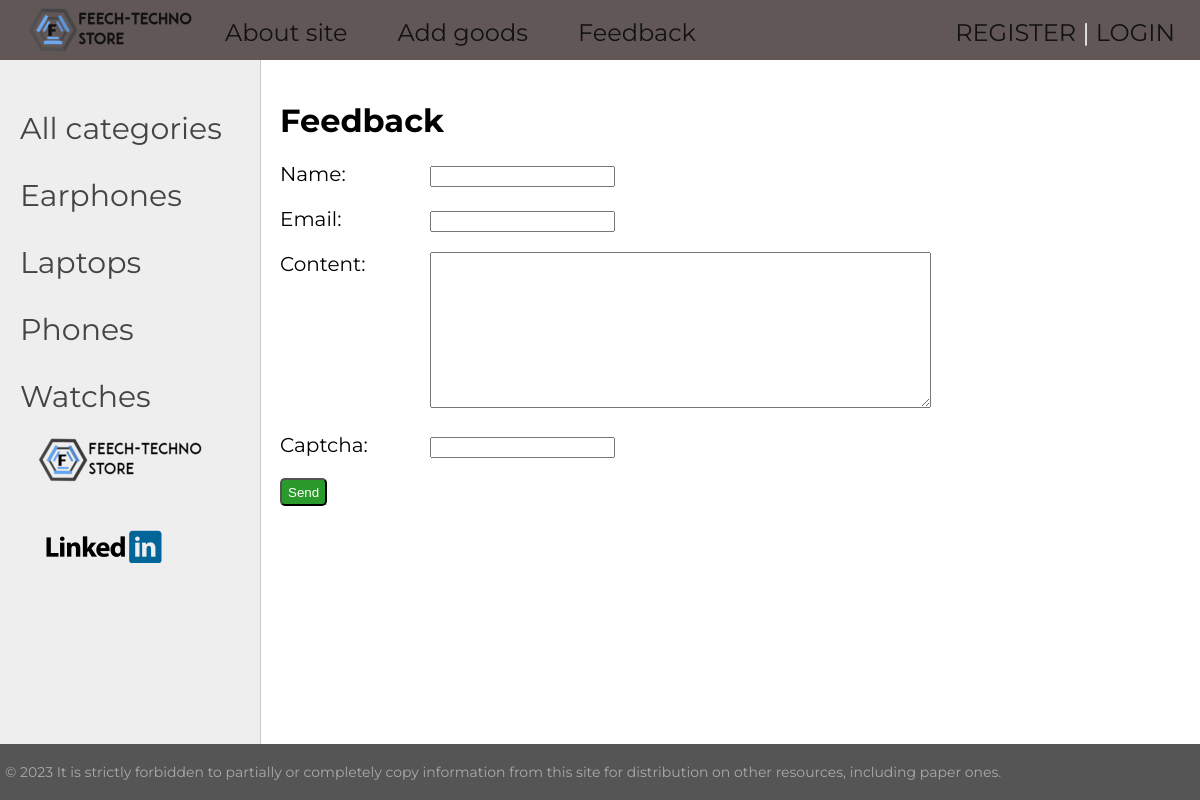
Page /contact/ on the committed database.
### shop/models.py (models this page shows, shortened)
class Category(models.Model):
    name = models.CharField(max_length=100, db_index=True, verbose_name='category')
    slug = models.SlugField(max_length=255, unique=True, db_index=True, verbose_name='URL')
    def get_absolute_url(self):
        return reverse('category', kwargs={'cat_slug': self.slug})
    class Meta:
        verbose_name = 'Categories'
        verbose_name_plural = 'Categories'
        ordering = ['id']  # sort category in 'id'

### shop/views.py (the view, shortened to what this page needs)
# urls.py: path('contact/', ContactFormView.as_view(), name='contact'),
class ContactFormView(DataMixin, FormView):
    form_class = ContactForm
    template_name = 'shop/contact.html'
    success_url = reverse_lazy('home')
    def get_context_data(self, *, object_list=None, **kwargs):
        context = super().get_context_data(**kwargs)
        c_def = self.get_user_context(title='Feedback')
        return dict(list(c_def.items()) + list(context.items()))

### shop/forms.py
class ContactForm(forms.Form):
    name = forms.CharField(label='Name', max_length=255)
    email = forms.EmailField(label='Email')
    content = forms.CharField(widget=forms.Textarea(attrs={'cols': 60, 'rows': 10}))
    captcha = CaptchaField()

### shop/utils.py (called while the page is built)
    def get_user_context(self, **kwargs):
        context = kwargs
        cats = Category.objects.annotate(Count('shop'))
        user_menu = menu.copy()
        if not self.request.user.is_authenticated:
            user_menu.pop(1)
        context['menu'] = menu
        context['cats'] = cats
        if 'cat_selected' not in context:
            context['cat_selected'] = 0
        return context

### shop/templates/shop/contact.html (shortened to what this page needs)
{% extends 'shop/base.html' %}
{% block content %}
    <h1>{{ title }}</h1>
    <form action="" method="post">
        {% for f in form %}
            <p><label class="form-label" for="{{ f.id_for_label }}">{{ f.label }}:</label>{{ f }}</p>
        {% endfor %}
        <button class="button-for-fb" type="submit">Send</button>
    </form>
{% endblock %}

### shop/templates/shop/base.html (shortened to what this page needs)
{% load static %}
{% load shop_tags %}
{% load cache %}
<!DOCTYPE html>
<html lang="en">
<head>
    <link type="text/css" href="{% static 'shop/css/styles.css' %}" rel="stylesheet"/>
</head>
<body>
<table class="table-page" border=0 cellpadding="0" cellspacing="0">
    <tr>
        <td valign=top>
            {% block mainmenu %}
                <div class="header">
                    <ul id="mainmenu" class="mainmenu">
                        <li class="logo"><a href="{% url 'home' %}">
                            <div class="logo"></div>
                        </a></li>
                        {% for m in menu %}
                            <li><a href="{% url m.url_name %}">{{ m.title }}</a></li>
                        {% endfor %}
                        {% if request.user.is_authenticated %}
                            <li class="last">
                                {{ user.username }} | <a href="{% url 'logout' %}">LOGOUT</a>
                            </li>
                        {% else %}
                            <li class="last">
                                <a href="{% url 'register' %}">{{ m.title }}REGISTER</a> | <a href="{% url 'login' %}">LOGIN</a>
                            </li>
                        {% endif %}
                    </ul>
                </div>
            {% endblock mainmenu %}
            <table class="table-content" border=0 cellpadding="0" cellspacing="0">
                <tr>
                    <td valign="top" class="left-chapters">
                        <ul id="leftchapters">
                            {% if cat_selcted == 0 %}
                                <li class="selected">All categories</li>
                            {% else %}
                                <li><a href="{% url 'home' %}">All categories</a></li>
                            {% endif %}
                            {% for c in cats %}
                                {% if c.shop__count > 0 %}
                                    {% if c.pk == cat_selected %}
                                        <li class="selected">{{ c.name }}</li>
                                    {% else %}
                                        <li><a href="{{ c.get_absolute_url }}">{{ c.name }}</a></li>
                                    {% endif %}
                                {% endif %}
                            {% endfor %}
                            <li class="share">
                                <a class="share-yt"
                                   target="_blank" rel="nofollow"></a>
                            </li>
                            <li class="share">
                                <a class="linkin"
                                   target="_blank" rel="nofollow"
                                   href="https://www.linkedin.com/in/artem-gavriliuk-719106263/"></a>
                            </li>
                        </ul>
                    </td>
                    <td valign="top" class="content">
                        <div class="content-text">
                            {% block content %}
                            {% endblock %}
                        </div>
                    </td>
                </tr>
            </table>
        </td>
    </tr>
    <tr>
        <td valign=top>
            <div id="footer">
                <p>&copy; 2023 It is strictly forbidden to partially or completely copy information from this site for
                    distribution on other resources, including paper ones.</p>
            </div>
        </td>
    </tr>
</table>
</body>
</html>

### shop/static/shop/css/styles.css (style rules this page uses)
html, body { font-family: 'Montserrat', sans-serif; margin: 0; padding: 0; height: 100%; width: 100%; color: #444; }
a { color: #0059b2; text-decoration: none; }
.table-page { width: 100%; height: 100%; vertical-align: top; }
.table-page tr { height: 100%; }
.header { position: sticky; background: #574b4b; height: 60px; top: 0; opacity: 0.93; }
.header li { opacity: 1; }
.logo { background: url('../images/logo1.png') no-repeat 10px 5px; width: 200px; height: 70px; }
ul.mainmenu { list-style: none; margin: 0; padding: 0; height: 60px; color: #000000; font-size: 24px; overflow: hidden; }
ul.mainmenu li { float: left; margin: 18px 25px 0 25px; }
ul.mainmenu li.logo { margin: 0; }
ul.mainmenu li.last { float: right; color: #ffffff }
ul.mainmenu li a { color: #000000; text-decoration: none; }
.table-content { width: 100%; min-height: 100%; height: 100%; }
.left-chapters { position: fixed; margin: 0; background: #eee; border-right: 1px solid #ccc; min-height: 100%; }
.left-chapters ul { width: 230px; min-height: 100%; margin: 0; padding: 20px 10px 10px 20px; list-style: none; font-size: 30px; }
.left-chapters ul li { margin: 30px 0 0 0; color: #999; }
.left-chapters ul li a { color: #444; text-decoration: none; }
.left-chapters ul li.share { margin: 20px 0 0 0; }
.left-chapters ul li.share a { display: inline-block; width: 40px; height: 40px; margin: 0 20px 0 0; }
.left-chapters ul li.share a.share-yt { width: 100%; height: 60px; background: url('../images/logo1.png') no-repeat 0 0 }
.left-chapters ul li.share a.linkin { margin-left: 20px; margin-top: -40px; width: 100%; display: inline-block; height: 80px; background: url('../images/294671_linkedin_icon.png') no-repeat 0 0 }
.content { padding: 20px 20px 10px 250px; width: 100%; box-sizing: border-box; }
.content-text { margin: 15px 0 0 30px; color: #000; font-size: 20px; font-family: 'Montserrat', sans-serif; }
.content-text h1 { font-size: 32px; }
#footer { box-sizing: border-box; position: relative; background: #555555; padding: 5px; color: #aaa; font-size: 14px; font-family: 'Montserrat', sans-serif; text-align: left; overflow: hidden; }
.form-label { display: inline-block; min-width: 150px; vertical-align: top; }
.search form button, .button-for-fb, .button-login, .button-add { height: 28px; background-color: #299a2b; color: white; border-radius: 5px; }

### rows in the picture
Category: name "Earphones"
Category: name "Laptops"
Category: name "Phones"
Category: name "Watches"

### other values in the picture
{{ m.title }} "About site" "Add goods" "Feedback"
{{ title }} "Feedback"
{{ f.label }} "Name" "Email" "Content" "Captcha"
